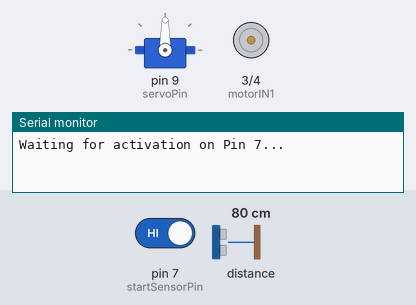
The sketch below on a simulated Arduino Nano, built with avr-gcc and run on an emulated ATmega328P. On the bench: servo, motor-driver pin pairs drawn as motors (green arrow = first pin HIGH = forward, orange = second pin HIGH = backward, longer = more drive), the last lines printed to the serial monitor. The test bench sets the inputs (shaded band); at power-on: pin 7 (startSensorPin) HIGH, distance to the obstacle 80 cm.

Above: at 1.2 s.
1.3 s: pin 7 (startSensorPin) driven LOW
At 2.6 s:
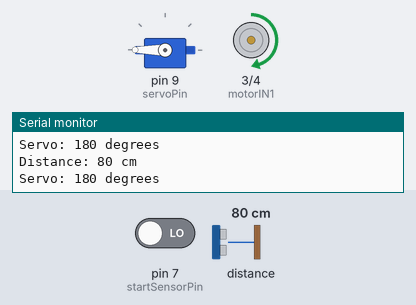
3.1 s: distance to the obstacle set to 2 cm
At 4.1 s:
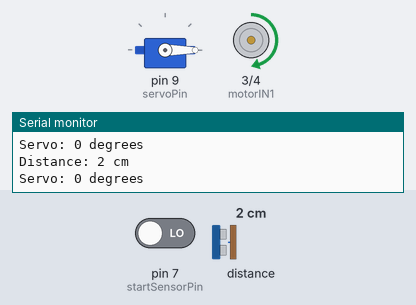
4.6 s: distance to the obstacle set to 18 cm
At 5.5 s:
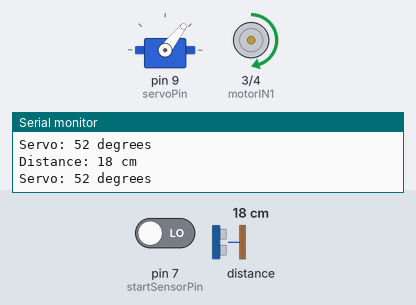
6.1 s: distance to the obstacle set to 35 cm
At 7.0 s:
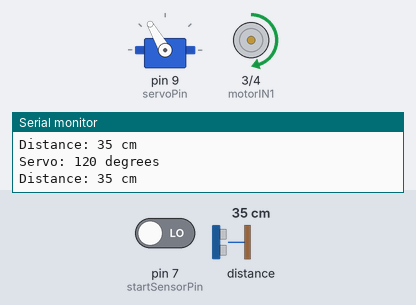
7.6 s: distance to the obstacle set to 4 cm
At 8.5 s:
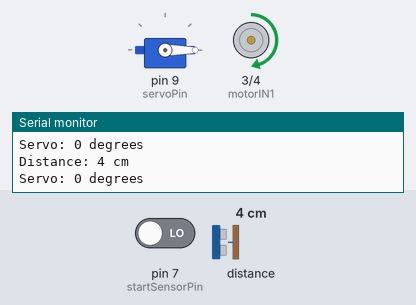
9.1 s: distance to the obstacle set to 60 cm
At 9.9 s:
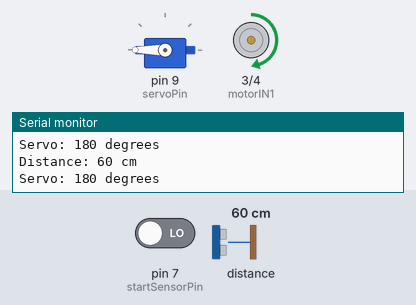
Timing chart, 0 to 11.6 s (numbered marks = the images above; inputs shaded):
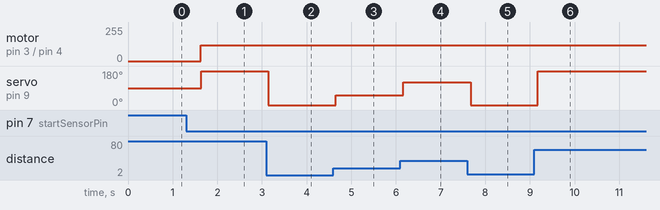

Measured:
- after the input at 1.3 s, motor on pin 3 (motorIN1) / pin 4 (motorIN2): stopped → forward 120/255 after 0.33 s; servo on pin 9 (servoPin): 90° → 180° after 0.34 s
- after the input at 3.1 s, servo on pin 9 (servoPin): 180° → 0° at once
- after the input at 4.6 s, servo on pin 9 (servoPin): 0° → 52° after 0.05 s
- after the input at 6.1 s, servo on pin 9 (servoPin): 52° → 120° after 0.06 s
- after the input at 7.6 s, servo on pin 9 (servoPin): 120° → 0° after 0.07 s
- after the input at 9.1 s, servo on pin 9 (servoPin): 0° → 180° after 0.08 s

The sketch:

main.ino
```cpp
// WRO 2026 Future Engineers - CONALEP Plantel 133 Chilapa de Alvarez
// Open Challenge - Preliminary code v1.0
// Team: Josue Cervantes, Uriel Silva, Eduardo Martinez
// Controller: Arduino Nano V3.0
// Note: This is a preliminary version. Modules may be refactored in future commits.

#include "Adafruit_VL53L0X.h"
#include <Servo.h>

Adafruit_VL53L0X lox = Adafruit_VL53L0X();
Servo myServo;

// --- PIN DEFINITIONS ---
const int startSensorPin = 7;
const int motorIN1 = 3;
const int motorIN2 = 4;
const int servoPin = 9;

// --- VARIABLES ---
bool programRunning = false;
const int motorSpeed = 120;
bool previousButtonState = HIGH;

void setup() {
  Serial.begin(115200);
  pinMode(startSensorPin, INPUT_PULLUP);
  pinMode(motorIN1, OUTPUT);
  pinMode(motorIN2, OUTPUT);
  myServo.attach(servoPin);
  myServo.write(90); // Center position at start
  previousButtonState = digitalRead(startSensorPin);
  if (!lox.begin()) {
    Serial.println("VL53L0X Error");
    while (1);
  }
  Serial.println("Waiting for activation on Pin 7...");
}

void loop() {
  // --- TOGGLE BUTTON (ON/OFF) ---
  bool currentButtonState = digitalRead(startSensorPin);

  if (currentButtonState == LOW && previousButtonState == HIGH) {
    programRunning = !programRunning;
    if (programRunning) {
      Serial.println("Robot ACTIVATED!");
    } else {
      Serial.println("Robot OFF");
      // Turn off motor and center servo when deactivated
      digitalWrite(motorIN1, LOW);
      digitalWrite(motorIN2, LOW);
      myServo.write(90);
    }
    delay(300); // Debounce
  }
  previousButtonState = currentButtonState; // Always update

  // --- MAIN PROGRAM ---
  if (programRunning) {
    VL53L0X_RangingMeasurementData_t measure;
    lox.rangingTest(&measure, false);

    // Motor forward
    analogWrite(motorIN1, motorSpeed);
    digitalWrite(motorIN2, LOW);

    if (measure.RangeStatus != 4) {
      int distance = measure.RangeMilliMeter / 10; // mm to cm
      Serial.print("Distance: ");
      Serial.print(distance);
      Serial.println(" cm");

      // Map distance to servo degrees
      // Range: 5cm (very close) to 50cm (far)
      // Close = 0 degrees, Far = 180 degrees
      int servoDegrees = map(distance, 5, 50, 0, 180);
      servoDegrees = constrain(servoDegrees, 0, 180);
      myServo.write(servoDegrees);

      Serial.print("Servo: ");
      Serial.print(servoDegrees);
      Serial.println(" degrees");
    }
  } else {
    // Robot off: motors stopped
    digitalWrite(motorIN1, LOW);
    digitalWrite(motorIN2, LOW);
  }

  delay(50);
}
```
